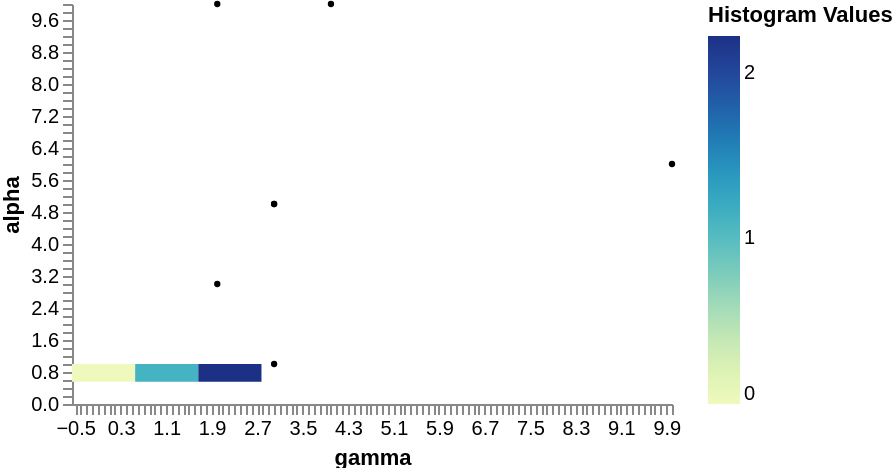

Here is the Vega-Lite specification saved for this chart:
### Vega specification from a JSON file in a GitHub repository (floating-point values rounded to 4 significant figures)
{"$schema": "https://vega.github.io/schema/vega/v5.json", "width": 300, "height": 200, "data": [{"name": "points", "values": [{"gamma": 2, "alpha": 10}, {"gamma": 3, "alpha": 5}, {"gamma": 3, "alpha": 5}, {"gamma": 10, "alpha": 6}, {"gamma": 2, "alpha": 3}, {"gamma": 4, "alpha": 10}, {"gamma": 3, "alpha": 1}]}, {"name": "mesh", "values": [{"x_start": -0.5556, "x_end": 0.5556, "y_start": 0.5556, "y_end": 1, "__count": 0.0}, {"x_start": 0.5556, "x_end": 1.667, "y_start": 0.5556, "y_end": 1, "__count": 1.111}, {"x_start": 1.667, "x_end": 2.778, "y_start": 0.5556, "y_end": 1, "__count": 2.222}], "format": {"type": "json"}}], "marks": [{"name": "marks", "type": "rect", "style": ["rect"], "from": {"data": "mesh"}, "encode": {"update": {"fill": {"scale": "color", "field": "__count"}, "x2": {"scale": "x", "field": "x_start"}, "x": {"scale": "x", "field": "x_end"}, "y2": {"scale": "y", "field": "y_start"}, "y": {"scale": "y", "field": "y_end"}}}}, {"type": "symbol", "from": {"data": "points"}, "encode": {"enter": {"fillOpacity": {"value": 1}, "fill": {"value": "black"}}, "update": {"x": {"scale": "x", "field": "gamma"}, "y": {"scale": "y", "field": "alpha"}, "size": {"value": 10}}}}], "scales": [{"name": "x", "type": "linear", "domain": {"fields": [{"data": "points", "field": "gamma"}, {"data": "mesh", "field": "x_start"}, {"data": "mesh", "field": "y_end"}]}, "range": [0, {"signal": "width"}]}, {"name": "y", "type": "linear", "domain": {"fields": [{"data": "points", "field": "alpha"}, {"data": "mesh", "field": "y_start"}, {"data": "mesh", "field": "y_end"}]}, "range": [{"signal": "height"}, 0]}, {"name": "color", "type": "linear", "domain": {"data": "mesh", "field": "__count"}, "range": "heatmap", "interpolate": "hcl", "zero": false}], "axes": [{"scale": "x", "orient": "bottom", "title": "gamma", "labelOverlap": true, "tickCount": {"signal": "ceil(width/3)"}}, {"scale": "y", "orient": "left", "title": "alpha", "labelOverlap": true, "tickCount": {"signal": "ceil(height/3)"}}], "legends": [{"fill": "color", "gradientLength": {"signal": "height - 16"}, "title": "Histogram Values"}]}
